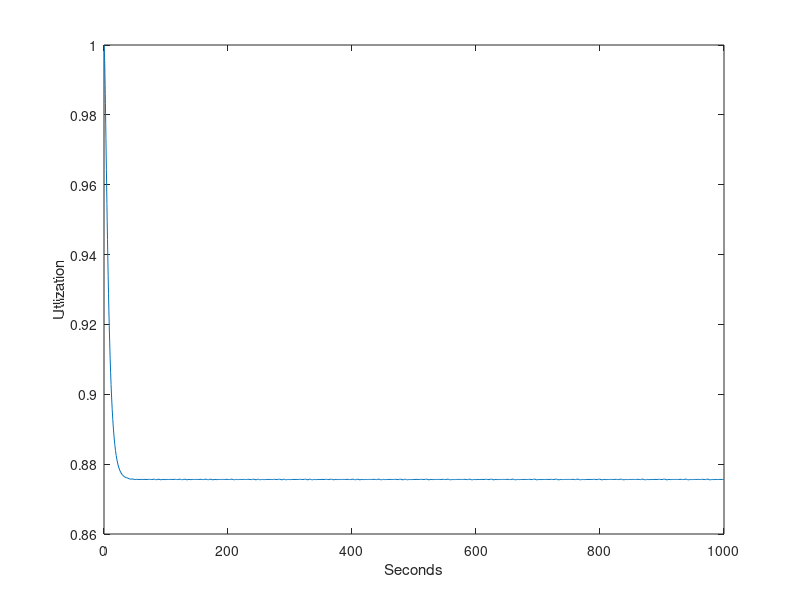
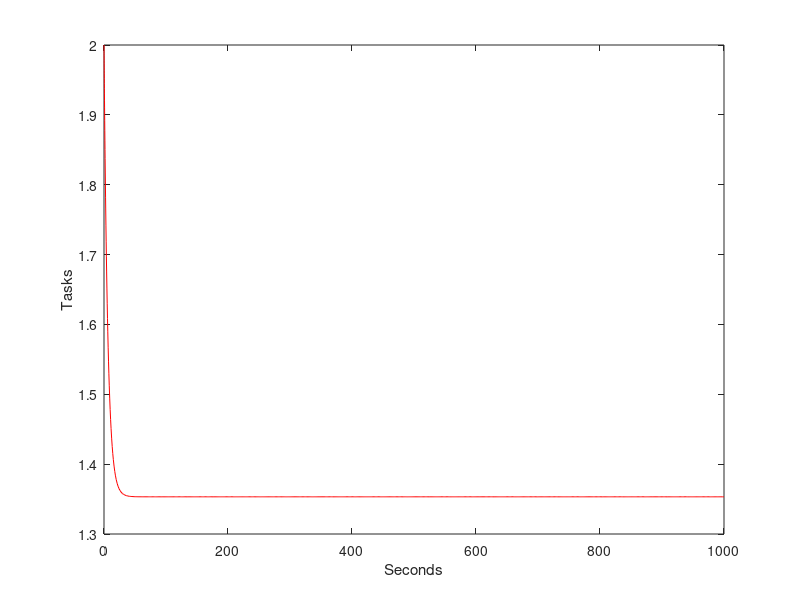

These figures' MATLAB source, in order:
clear variables;
clc;

% Average durations
WA = 10;
WB = 5;
EA = 8;
EB = 12;
TotalTime = 1000;

% Rates waiting
rWA = 1/WA;
rWB = 1/WB;
% Rates for normal execution
rEA = 1/EA;
rEB = 1/EB;
% Rates for parallel execution
p_rEA = 1/(EA*2);
p_rEB = 1/(EB*2);

% From the graph for each row write the output arrows
% Diagonal = sum with opposite sign
%       s1    s2         s3          s4
Q = [ -p_rEA-p_rEB ,p_rEA  ,  p_rEB,   0;       %s1
        rWA ,  -rWA-rEB    ,   0   , rEB;       %s2
        rWB ,   0  , -rWB-rEA,  rEA;            %s3
        0   ,   rWB  ,  rWA  ,  -rWB-rWA];      %s4

% System initial status
%    s1 s2  s3 s4
p0 = [1, 0, 0, 0];
alphaU = [1, 1, 1, 0];
alphaN = [2, 1, 1, 0];

% We have a completed execution (1 value) every time we have a transaction from an Execution to a Waiting
%      s1 s2 s3 s4
Ex = [ 0, 1, 1, 0;    %s1
       0, 0, 0, 1;    %s2
       0, 0, 0, 1;    %s3
       0, 0, 0, 0];   %s4
    
[t, Sol] = ode45(@(t,x) Q'*x, [0 TotalTime], p0');

%{
figure(1);
plot(t, Sol, "-");
legend("EE", "WE", "EW", "WW");

figure(2);
plot(t, Sol * alphaU', "-");
legend("Power");

[Sol(end,:) * alphaU', max(Sol * alphaU')]
%}

%% Utilization and average number of tasks in execution
% Utilization calulcated with matrix formulas
U1 = Sol(end,:) * alphaU';
% Alternative way to calculate the Utilization with the full formula on the slide
U2 = 0;
for i=1:length(Sol(end,:))
    U2 = U2 + Sol(end,i)*alphaU(i);
end
fprintf("Utilization: %f or %f\n", U1, U2);
N = Sol(end,:) * alphaN';
fprintf("Avg number of tasks: %f\n", N);

%% Throughput
X = 0;
for i=1:length(Sol(end,:))
    multiplier = 0;
    for j=1:length(Ex(:,end))
        % In Mathlab "~=" means "!="
        if j ~= i
            multiplier = multiplier + Q(i,j)*Ex(i,j);
        end
    end
    if multiplier ~= 0
        X = X + Sol(end,i)*multiplier;
    end
end
fprintf("Throughput: %f\n", X);

%% Number of jobs at t = 10s, t = 20s, t = 50s and t = 100s
times = [10, 20, 50, 100];
for i=1:length(times)
    % Save the index of the time with the closest value to the one specified in the text    
    [val,idx]=min(abs(t-times(i)));
    fprintf("Solution found for t=%f is N=%f\n", t(idx), Sol(idx,:) * alphaN');
end

%% Plotting phase
figure('Name', 'Utlization','NumberTitle','off');
plot(t, Sol * alphaU', "-");
xlabel('Seconds') ;
ylabel('Utlization') ;

figure('Name', 'Avg Number of tasks','NumberTitle','off');
plot(t, Sol * alphaN', "r-");
xlabel('Seconds') ;
ylabel('Tasks') ;
